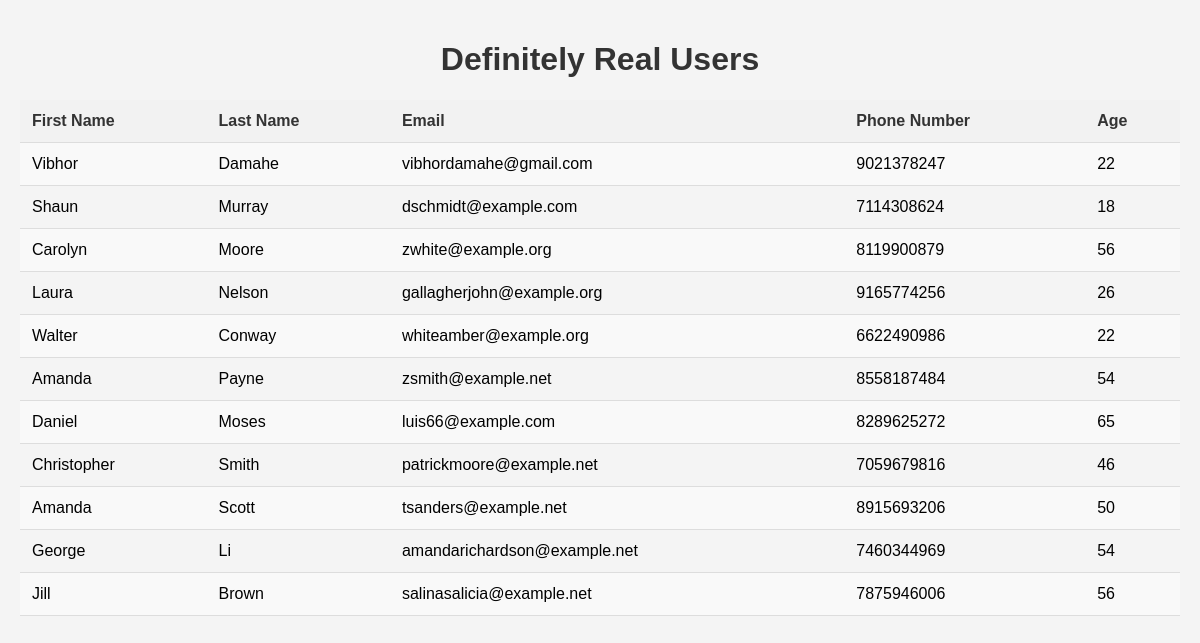
Page /db/ on the committed database.
### DataFaker/models.py (models this page shows)
class FakeUser(models.Model):
    first_name = models.CharField(max_length=30, blank=True)
    last_name = models.CharField(max_length=30, blank=True)
    email = models.EmailField(unique=True)
    phone_number = models.CharField(max_length=15, blank=True)
    age = models.IntegerField(null=True, blank=True)

### DataFaker/views.py (the view)
# urls.py: path('db/', views.db, name='db'),
def db(request):
    data= FakeUser.objects.all()
    dic={
        'data': data
    }
    return render(request, 'testapp/data.html', dic)

### Template/testapp/data.html (shortened to what this page needs)
<!DOCTYPE html>
{% load static %}
<html lang="en">
<head>
    <link rel="stylesheet" href="{% static 'css/db.css' %}">
</head>
<body>
<h1>Definitely Real Users</h1>
{% if data %}
<table>
    <tr>
        <th>First Name</th>
        <th>Last Name</th>
        <th>Email</th>
        <th>Phone Number</th>
        <th>Age</th>
    </tr>
    {% for val in data %}
    <tr>
        <td>{{ val.first_name }}</td>
        <td>{{ val.last_name }}</td>
        <td>{{ val.email }}</td>
        <td>{{ val.phone_number }}</td>
        <td>{{ val.age }}</td>
    {% endfor %}
</table>
{% else %}
<p>No data available.</p>
{% endif %}
</body>
</html>

### Static/css/db.css (style rules this page uses)
body { font-family: Arial, sans-serif; background-color: #f4f4f4; margin: 0; padding: 20px; }
h1 { color: #333; text-align: center; }
table { width: 100%; border-collapse: collapse; margin: 20px 0; }
th, td { padding: 12px; text-align: left; border-bottom: 1px solid #ddd; }
th { background-color: #f2f2f2; color: #333; }
tr:nth-child(even) { background-color: #f9f9f9; }

### rows in the picture
FakeUser: first_name "Vibhor", last_name "Damahe", email "vibhordamahe@gmail.com", phone_number "9021378247", age "22"
FakeUser: first_name "Shaun", last_name "Murray", email "dschmidt@example.com", phone_number "7114308624", age "18"
FakeUser: first_name "Carolyn", last_name "Moore", email "zwhite@example.org", phone_number "8119900879", age "56"
FakeUser: first_name "Laura", last_name "Nelson", email "gallagherjohn@example.org", phone_number "9165774256", age "26"
FakeUser: first_name "Walter", last_name "Conway", email "whiteamber@example.org", phone_number "6622490986", age "22"
FakeUser: first_name "Amanda", last_name "Payne", email "zsmith@example.net", phone_number "8558187484", age "54"
FakeUser: first_name "Daniel", last_name "Moses", email "luis66@example.com", phone_number "8289625272", age "65"
FakeUser: first_name "Christopher", last_name "Smith", email "patrickmoore@example.net", phone_number "7059679816", age "46"
FakeUser: first_name "Amanda", last_name "Scott", email "tsanders@example.net", phone_number "8915693206", age "50"
FakeUser: first_name "George", last_name "Li", email "amandarichardson@example.net", phone_number "7460344969", age "54"
FakeUser: first_name "Jill", last_name "Brown", email "salinasalicia@example.net", phone_number "7875946006", age "56"
